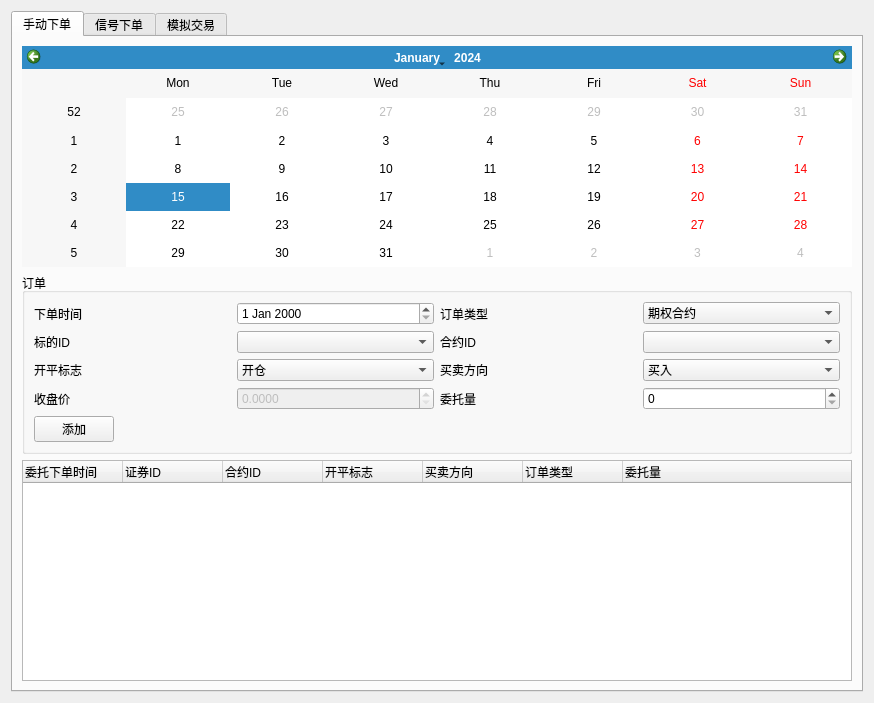
<?xml version="1.0" encoding="UTF-8"?>
<ui version="4.0">
 <class>Form</class>
 <widget class="QWidget" name="Form">
  <property name="geometry">
   <rect>
    <x>0</x>
    <y>0</y>
    <width>874</width>
    <height>703</height>
   </rect>
  </property>
  <property name="windowTitle">
   <string>交易中心</string>
  </property>
  <property name="windowIcon">
   <iconset>
    <normaloff>../icon/ana.ico</normaloff>../icon/ana.ico</iconset>
  </property>
  <layout class="QVBoxLayout" name="verticalLayout">
   <item>
    <widget class="QTabWidget" name="tabWidget">
     <property name="currentIndex">
      <number>0</number>
     </property>
     <widget class="QWidget" name="tab">
      <attribute name="title">
       <string>手动下单</string>
      </attribute>
      <layout class="QVBoxLayout" name="verticalLayout_3">
       <item>
        <widget class="QCalendarWidget" name="calendarWidget"/>
       </item>
       <item>
        <widget class="QGroupBox" name="groupBox">
         <property name="title">
          <string>订单</string>
         </property>
         <layout class="QVBoxLayout" name="verticalLayout_2">
          <item>
           <layout class="QHBoxLayout" name="horizontalLayout_2">
            <item>
             <layout class="QHBoxLayout" name="horizontalLayout_23">
              <item>
               <widget class="QLabel" name="label_22">
                <property name="text">
                 <string>下单时间</string>
                </property>
               </widget>
              </item>
              <item>
               <widget class="QDateEdit" name="send_date"/>
              </item>
             </layout>
            </item>
            <item>
             <layout class="QHBoxLayout" name="horizontalLayout_18">
              <item>
               <widget class="QLabel" name="label_17">
                <property name="text">
                 <string>订单类型</string>
                </property>
               </widget>
              </item>
              <item>
               <widget class="QComboBox" name="order_type">
                <item>
                 <property name="text">
                  <string>期权合约</string>
                 </property>
                </item>
                <item>
                 <property name="text">
                  <string>期权标的</string>
                 </property>
                </item>
               </widget>
              </item>
             </layout>
            </item>
           </layout>
          </item>
          <item>
           <layout class="QHBoxLayout" name="horizontalLayout_3">
            <item>
             <layout class="QHBoxLayout" name="horizontalLayout_19">
              <item>
               <widget class="QLabel" name="label_18">
                <property name="text">
                 <string>标的ID</string>
                </property>
               </widget>
              </item>
              <item>
               <widget class="QComboBox" name="underlying_id"/>
              </item>
             </layout>
            </item>
            <item>
             <layout class="QHBoxLayout" name="horizontalLayout_20">
              <item>
               <widget class="QLabel" name="label_19">
                <property name="text">
                 <string>合约ID</string>
                </property>
               </widget>
              </item>
              <item>
               <widget class="QComboBox" name="contract_id"/>
              </item>
             </layout>
            </item>
           </layout>
          </item>
          <item>
           <layout class="QHBoxLayout" name="horizontalLayout_4">
            <item>
             <layout class="QHBoxLayout" name="horizontalLayout_21">
              <item>
               <widget class="QLabel" name="label_20">
                <property name="text">
                 <string>开平标志</string>
                </property>
               </widget>
              </item>
              <item>
               <widget class="QComboBox" name="position_effect">
                <item>
                 <property name="text">
                  <string>开仓</string>
                 </property>
                </item>
                <item>
                 <property name="text">
                  <string>平仓</string>
                 </property>
                </item>
               </widget>
              </item>
             </layout>
            </item>
            <item>
             <layout class="QHBoxLayout" name="horizontalLayout_22">
              <item>
               <widget class="QLabel" name="label_21">
                <property name="text">
                 <string>买卖方向</string>
                </property>
               </widget>
              </item>
              <item>
               <widget class="QComboBox" name="side">
                <item>
                 <property name="text">
                  <string>买入</string>
                 </property>
                </item>
                <item>
                 <property name="text">
                  <string>卖出</string>
                 </property>
                </item>
               </widget>
              </item>
             </layout>
            </item>
           </layout>
          </item>
          <item>
           <layout class="QHBoxLayout" name="horizontalLayout_7">
            <item>
             <layout class="QHBoxLayout" name="horizontalLayout_5">
              <item>
               <widget class="QLabel" name="label">
                <property name="text">
                 <string>收盘价</string>
                </property>
               </widget>
              </item>
              <item>
               <widget class="QDoubleSpinBox" name="close_price">
                <property name="enabled">
                 <bool>false</bool>
                </property>
                <property name="decimals">
                 <number>4</number>
                </property>
                <property name="maximum">
                 <double>100000000.000000000000000</double>
                </property>
               </widget>
              </item>
             </layout>
            </item>
            <item>
             <layout class="QHBoxLayout" name="horizontalLayout_6">
              <item>
               <widget class="QLabel" name="label_24">
                <property name="text">
                 <string>委托量</string>
                </property>
               </widget>
              </item>
              <item>
               <widget class="QSpinBox" name="mvolume">
                <property name="maximum">
                 <number>100000</number>
                </property>
               </widget>
              </item>
             </layout>
            </item>
           </layout>
          </item>
          <item>
           <layout class="QHBoxLayout" name="horizontalLayout">
            <item>
             <widget class="QPushButton" name="add_order">
              <property name="text">
               <string>添加</string>
              </property>
             </widget>
            </item>
            <item>
             <spacer name="horizontalSpacer">
              <property name="orientation">
               <enum>Qt::Horizontal</enum>
              </property>
              <property name="sizeHint" stdset="0">
               <size>
                <width>828</width>
                <height>20</height>
               </size>
              </property>
             </spacer>
            </item>
           </layout>
          </item>
         </layout>
        </widget>
       </item>
       <item>
        <widget class="QTreeWidget" name="mtree">
         <column>
          <property name="text">
           <string>委托下单时间</string>
          </property>
         </column>
         <column>
          <property name="text">
           <string notr="true">证券ID</string>
          </property>
         </column>
         <column>
          <property name="text">
           <string>合约ID</string>
          </property>
         </column>
         <column>
          <property name="text">
           <string>开平标志</string>
          </property>
         </column>
         <column>
          <property name="text">
           <string>买卖方向</string>
          </property>
         </column>
         <column>
          <property name="text">
           <string>订单类型</string>
          </property>
         </column>
         <column>
          <property name="text">
           <string>委托量</string>
          </property>
         </column>
        </widget>
       </item>
      </layout>
     </widget>
     <widget class="QWidget" name="tab_2">
      <attribute name="title">
       <string>信号下单</string>
      </attribute>
      <layout class="QHBoxLayout" name="horizontalLayout_25">
       <item>
        <widget class="QTreeWidget" name="backtest_tree">
         <property name="sizePolicy">
          <sizepolicy hsizetype="Fixed" vsizetype="Expanding">
           <horstretch>0</horstretch>
           <verstretch>0</verstretch>
          </sizepolicy>
         </property>
         <property name="headerHidden">
          <bool>true</bool>
         </property>
         <property name="expandsOnDoubleClick">
          <bool>false</bool>
         </property>
         <column>
          <property name="text">
           <string>设置</string>
          </property>
         </column>
         <item>
          <property name="text">
           <string>回测</string>
          </property>
          <item>
           <property name="text">
            <string>期权</string>
           </property>
           <property name="whatsThis">
            <string>option</string>
           </property>
          </item>
          <item>
           <property name="text">
            <string>期货</string>
           </property>
           <property name="whatsThis">
            <string>future</string>
           </property>
          </item>
         </item>
        </widget>
       </item>
       <item>
        <widget class="QFrame" name="frame">
         <property name="frameShape">
          <enum>QFrame::StyledPanel</enum>
         </property>
         <property name="frameShadow">
          <enum>QFrame::Raised</enum>
         </property>
         <layout class="QHBoxLayout" name="horizontalLayout_26">
          <item>
           <widget class="QGroupBox" name="backtest_box">
            <property name="title">
             <string>设置</string>
            </property>
            <property name="flat">
             <bool>false</bool>
            </property>
            <property name="checkable">
             <bool>true</bool>
            </property>
            <property name="checked">
             <bool>false</bool>
            </property>
           </widget>
          </item>
         </layout>
        </widget>
       </item>
      </layout>
     </widget>
     <widget class="QWidget" name="tab_3">
      <attribute name="title">
       <string>模拟交易</string>
      </attribute>
      <layout class="QVBoxLayout" name="verticalLayout_8">
       <item>
        <layout class="QHBoxLayout" name="horizontalLayout_16">
         <item>
          <layout class="QHBoxLayout" name="horizontalLayout_17">
           <item>
            <widget class="QLabel" name="label_3">
             <property name="text">
              <string>开始时间</string>
             </property>
            </widget>
           </item>
           <item>
            <widget class="QDateEdit" name="start_date">
             <property name="dateTime">
              <datetime>
               <hour>0</hour>
               <minute>0</minute>
               <second>0</second>
               <year>2016</year>
               <month>1</month>
               <day>1</day>
              </datetime>
             </property>
            </widget>
           </item>
          </layout>
         </item>
         <item>
          <layout class="QHBoxLayout" name="horizontalLayout_24">
           <item>
            <widget class="QLabel" name="label_7">
             <property name="text">
              <string>结束时间</string>
             </property>
            </widget>
           </item>
           <item>
            <widget class="QDateEdit" name="end_date">
             <property name="dateTime">
              <datetime>
               <hour>0</hour>
               <minute>0</minute>
               <second>0</second>
               <year>2017</year>
               <month>1</month>
               <day>1</day>
              </datetime>
             </property>
            </widget>
           </item>
          </layout>
         </item>
         <item>
          <widget class="QPushButton" name="pushButton">
           <property name="text">
            <string>运行</string>
           </property>
           <property name="icon">
            <iconset>
             <normaloff>../icon/run.png</normaloff>../icon/run.png</iconset>
           </property>
          </widget>
         </item>
        </layout>
       </item>
       <item>
        <layout class="QHBoxLayout" name="horizontalLayout_12">
         <item>
          <layout class="QHBoxLayout" name="horizontalLayout_13">
           <item>
            <widget class="QLabel" name="label_4">
             <property name="text">
              <string>账户</string>
             </property>
            </widget>
           </item>
           <item>
            <widget class="QComboBox" name="account"/>
           </item>
          </layout>
         </item>
         <item>
          <layout class="QHBoxLayout" name="horizontalLayout_14">
           <item>
            <widget class="QLabel" name="label_5">
             <property name="text">
              <string>开仓类型</string>
             </property>
            </widget>
           </item>
           <item>
            <widget class="QComboBox" name="open_type">
             <item>
              <property name="text">
               <string>固定数量</string>
              </property>
             </item>
             <item>
              <property name="text">
               <string>固定金额</string>
              </property>
             </item>
             <item>
              <property name="text">
               <string>资金比例</string>
              </property>
             </item>
            </widget>
           </item>
          </layout>
         </item>
         <item>
          <layout class="QHBoxLayout" name="horizontalLayout_15">
           <item>
            <widget class="QLabel" name="label_6">
             <property name="text">
              <string>平仓类型</string>
             </property>
            </widget>
           </item>
           <item>
            <widget class="QComboBox" name="close_type">
             <property name="enabled">
              <bool>false</bool>
             </property>
             <item>
              <property name="text">
               <string>全部平仓</string>
              </property>
             </item>
             <item>
              <property name="text">
               <string>比例平仓</string>
              </property>
             </item>
            </widget>
           </item>
          </layout>
         </item>
        </layout>
       </item>
       <item>
        <widget class="QGraphicsView" name="graphicsView"/>
       </item>
       <item>
        <layout class="QHBoxLayout" name="horizontalLayout_8">
         <item>
          <widget class="QTreeWidget" name="result_tree">
           <attribute name="headerVisible">
            <bool>false</bool>
           </attribute>
           <column>
            <property name="text">
             <string>New Column</string>
            </property>
           </column>
           <item>
            <property name="text">
             <string>资产</string>
            </property>
            <property name="whatsThis">
             <string>cash</string>
            </property>
           </item>
           <item>
            <property name="text">
             <string>仓位</string>
            </property>
           </item>
           <item>
            <property name="text">
             <string>订单</string>
            </property>
           </item>
          </widget>
         </item>
         <item>
          <widget class="QGroupBox" name="groupBox_2">
           <property name="title">
            <string>策略表现</string>
           </property>
           <layout class="QHBoxLayout" name="horizontalLayout_9">
            <item>
             <layout class="QHBoxLayout" name="horizontalLayout_10">
              <item>
               <layout class="QVBoxLayout" name="verticalLayout_4">
                <item>
                 <widget class="QLabel" name="label_2">
                  <property name="text">
                   <string>初始资金</string>
                  </property>
                 </widget>
                </item>
                <item>
                 <widget class="QLabel" name="label_12">
                  <property name="text">
                   <string>收益率</string>
                  </property>
                 </widget>
                </item>
                <item>
                 <widget class="QLabel" name="label_13">
                  <property name="text">
                   <string>盈利次数</string>
                  </property>
                 </widget>
                </item>
                <item>
                 <widget class="QLabel" name="label_14">
                  <property name="text">
                   <string>亏损次数</string>
                  </property>
                 </widget>
                </item>
                <item>
                 <widget class="QLabel" name="label_15">
                  <property name="text">
                   <string>胜算率</string>
                  </property>
                 </widget>
                </item>
               </layout>
              </item>
              <item>
               <layout class="QVBoxLayout" name="verticalLayout_5">
                <item>
                 <widget class="QLineEdit" name="init_capital"/>
                </item>
                <item>
                 <widget class="QLineEdit" name="profit_ratio"/>
                </item>
                <item>
                 <widget class="QLineEdit" name="win_count"/>
                </item>
                <item>
                 <widget class="QLineEdit" name="lose_count"/>
                </item>
                <item>
                 <widget class="QLineEdit" name="win_ratio"/>
                </item>
               </layout>
              </item>
             </layout>
            </item>
            <item>
             <layout class="QHBoxLayout" name="horizontalLayout_11">
              <item>
               <layout class="QVBoxLayout" name="verticalLayout_6">
                <item>
                 <widget class="QLabel" name="label_23">
                  <property name="text">
                   <string>平均盈利</string>
                  </property>
                 </widget>
                </item>
                <item>
                 <widget class="QLabel" name="label_25">
                  <property name="text">
                   <string>平均亏损</string>
                  </property>
                 </widget>
                </item>
                <item>
                 <widget class="QLabel" name="label_26">
                  <property name="text">
                   <string>盈亏比</string>
                  </property>
                 </widget>
                </item>
                <item>
                 <widget class="QLabel" name="label_27">
                  <property name="text">
                   <string>剩余资金</string>
                  </property>
                 </widget>
                </item>
                <item>
                 <widget class="QLabel" name="label_16">
                  <property name="text">
                   <string>最大回撤</string>
                  </property>
                 </widget>
                </item>
               </layout>
              </item>
              <item>
               <layout class="QVBoxLayout" name="verticalLayout_7">
                <item>
                 <widget class="QLineEdit" name="average_win"/>
                </item>
                <item>
                 <widget class="QLineEdit" name="average_loss"/>
                </item>
                <item>
                 <widget class="QLineEdit" name="win_loss"/>
                </item>
                <item>
                 <widget class="QLineEdit" name="final_capital"/>
                </item>
                <item>
                 <widget class="QLineEdit" name="max_draw_down"/>
                </item>
               </layout>
              </item>
             </layout>
            </item>
           </layout>
          </widget>
         </item>
        </layout>
       </item>
       <item>
        <widget class="QProgressBar" name="progressBar">
         <property name="value">
          <number>0</number>
         </property>
         <property name="textVisible">
          <bool>false</bool>
         </property>
        </widget>
       </item>
      </layout>
     </widget>
    </widget>
   </item>
  </layout>
  <action name="delete_order">
   <property name="text">
    <string>删除订单</string>
   </property>
  </action>
  <action name="action_delete">
   <property name="text">
    <string>删除</string>
   </property>
  </action>
  <action name="action_add_option_underlying">
   <property name="text">
    <string>添加期权标的</string>
   </property>
  </action>
  <action name="action_add_option_group">
   <property name="text">
    <string>添加期权组合</string>
   </property>
  </action>
  <action name="action_add_option_contract">
   <property name="text">
    <string>添加期权合约</string>
   </property>
  </action>
  <action name="action_no_support">
   <property name="text">
    <string>暂时不支持</string>
   </property>
  </action>
 </widget>
 <resources/>
 <connections/>
</ui>
